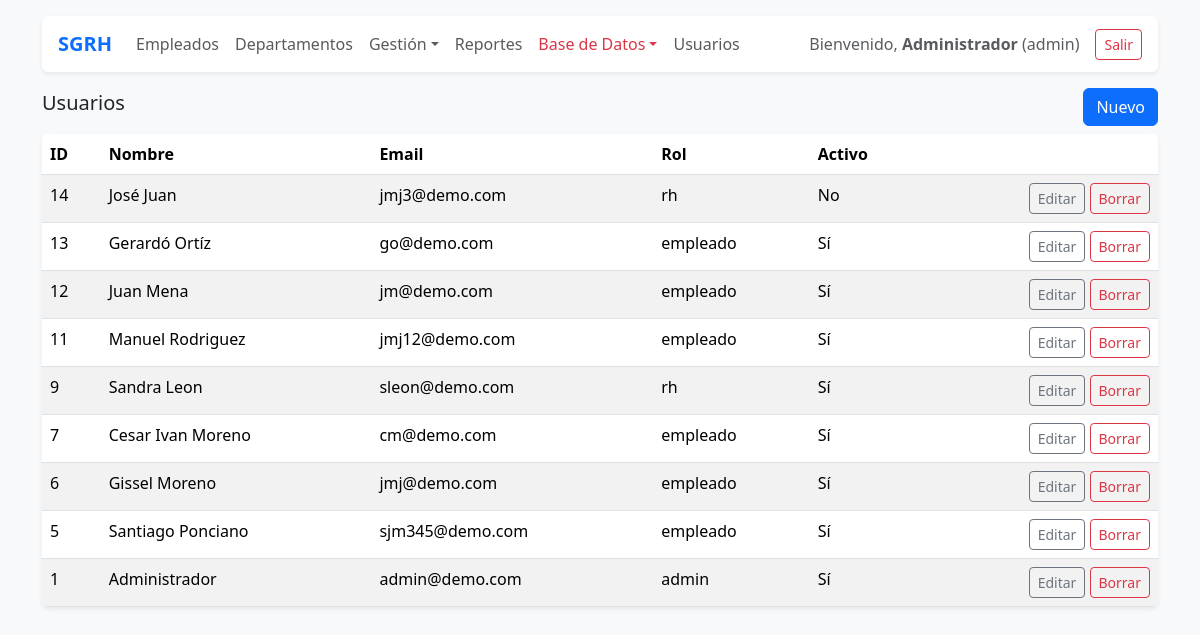
Page /public/?route=users (signed in) on the committed database.
### tables this page shows
CREATE TABLE `users` (
  `id` int(11) NOT NULL AUTO_INCREMENT,
  `name` varchar(100) NOT NULL,
  `email` varchar(150) NOT NULL,
  `password_hash` varchar(255) NOT NULL,
  `role` enum('admin','rh','empleado') NOT NULL DEFAULT 'empleado',
  `active` tinyint(1) NOT NULL DEFAULT 1,
  `created_at` timestamp NOT NULL DEFAULT current_timestamp(),
  `updated_at` timestamp NOT NULL DEFAULT current_timestamp() ON UPDATE current_timestamp(),
  `empleado_id` int(11) DEFAULT NULL,
  `must_change_password` tinyint(1) NOT NULL DEFAULT 1,
  PRIMARY KEY (`id`),
  UNIQUE KEY `email` (`email`)
);

### app/core/Controller.php (called while the page is built, shortened)
<?php
class Controller {
    protected function view(string $template, array $data = []) {
        extract($data);
        $viewPath = __DIR__ . '/../views/' . $template . '.php';
        include __DIR__ . '/../views/layout/header.php';
        include __DIR__ . '/../views/layout/nav.php';
        include $viewPath;
        include __DIR__ . '/../views/layout/footer.php';
    }
}

### app/controllers/UsersController.php (called while the page is built, shortened)
<?php
class UsersController extends Controller {
    public function index() {
        $users = User::all();
        $this->view('usuarios/index', compact('users'));
    }
}

### app/core/Auth.php (called while the page is built, shortened)
<?php
class Auth {
    public static function user() {
        return $_SESSION['user'] ?? null;
    }
}

### app/models/User.php (called while the page is built, shortened)
<?php
class User {
    public static function all() {
        $db = Database::getInstance();
        return $db->query("SELECT id,name,email,role,active,created_at FROM users ORDER BY id DESC")->fetchAll();
    }
}

### app/views/usuarios/index.php (the view, shortened to what this page needs)
<div class="d-flex justify-content-between align-items-center mb-2">
  <h5>Usuarios</h5>
  <a class="btn btn-primary" href="/SGRH_PHP_MVC/public/?route=users_create">Nuevo</a>
</div>
<div class="table-responsive bg-white rounded shadow-sm">
<table class="table table-striped m-0">
  <thead><tr><th>ID</th><th>Nombre</th><th>Email</th><th>Rol</th><th>Activo</th><th></th></tr></thead>
  <tbody>
    <?php foreach($users as $u): ?>
    <tr>
      <td><?= $u['id'] ?></td>
      <td><?= htmlspecialchars($u['name']) ?></td>
      <td><?= htmlspecialchars($u['email']) ?></td>
      <td><?= htmlspecialchars($u['role']) ?></td>
      <td><?= $u['active'] ? 'Sí' : 'No' ?></td>
      <td class="text-end">
        <a class="btn btn-sm btn-outline-secondary" href="/SGRH_PHP_MVC/public/?route=users_edit&id=<?= $u['id'] ?>">Editar</a>
        <form class="d-inline" method="post" action="/SGRH_PHP_MVC/public/?route=users_delete" onsubmit="return confirm('¿Eliminar?')">
          <button class="btn btn-sm btn-outline-danger">Borrar</button>
        </form>
      </td>
    </tr>
    <?php endforeach; ?>
  </tbody>
</table>
</div>

### app/views/layout/nav.php (shortened to what this page needs)
<?php
$u = Auth::user();
?>
<nav class="navbar navbar-expand-lg bg-white shadow-sm rounded mb-3 px-3 py-2">
  <?php if (!isset($_GET['route']) || $_GET['route'] !== 'login'): ?>
      <a class="navbar-brand fw-bold text-primary" href="/SGRH_PHP_MVC/public/?route=dashboard">
          <i class="fa-solid fa-briefcase"></i> SGRH
      </a>
  <?php endif; ?>
  <div class="collapse navbar-collapse" id="mainNav">
    <ul class="navbar-nav me-auto mb-2 mb-lg-0">
      <?php if ($u): ?>
        <?php if ($u['role'] === 'empleado'): ?>
          <li class="nav-item"><a class="nav-link" href="?route=panel_asistencia">Mi Asistencia</a></li>
          <li class="nav-item"><a class="nav-link" href="?route=panel_justificante">Mis Justificantes</a></li>
          <li class="nav-item"><a class="nav-link" href="?route=historial_justificantes">Historial</a></li>
        <?php else: ?>
          <li class="nav-item"><a class="nav-link" href="?route=empleados">Empleados</a></li>
          <li class="nav-item"><a class="nav-link" href="?route=departamentos">Departamentos</a></li>
          <li class="nav-item dropdown">
            <a class="nav-link dropdown-toggle" href="#" data-bs-toggle="dropdown">Gestión</a>
          </li>
          <li class="nav-item"><a class="nav-link" href="?route=reportes">Reportes</a></li>
          <?php if ($u['role'] === 'admin'): ?>
            <li class="nav-item dropdown">
              <a class="nav-link dropdown-toggle text-danger" href="#" data-bs-toggle="dropdown">Base de Datos</a>
            </li>
            <li class="nav-item"><a class="nav-link" href="?route=users">Usuarios</a></li>
          <?php endif; ?>
        <?php endif; ?>
      <?php endif; ?>
    </ul>
    <?php if ($u): ?>
      <span class="navbar-text me-3 text-muted">
        Bienvenido, <strong><?= htmlspecialchars($u['name']) ?></strong> (<?= $u['role'] ?>)
      </span>
      <a class="btn btn-outline-danger btn-sm" href="?route=logout">
        <i class="fa-solid fa-right-from-bracket"></i> Salir
      </a>
    <?php endif; ?>
  </div>
</nav>

### rows in the picture
users: name "Administrador", role "admin", id "1", email "admin@demo.com", active "Sí"
users: id "14", name "José Juan", email "jmj3@demo.com", role "rh", active "No"
users: id "13", name "Gerardó Ortíz", email "go@demo.com", role "empleado", active "Sí"
users: id "12", name "Juan Mena", email "jm@demo.com", role "empleado", active "Sí"
users: id "11", name "Manuel Rodriguez", email "jmj12@demo.com", role "empleado", active "Sí"
users: id "9", name "Sandra Leon", email "sleon@demo.com", role "rh", active "Sí"
users: id "7", name "Cesar Ivan Moreno", email "cm@demo.com", role "empleado", active "Sí"
users: id "6", name "Gissel Moreno", email "jmj@demo.com", role "empleado", active "Sí"
users: id "5", name "Santiago Ponciano", email "sjm345@demo.com", role "empleado", active "Sí"
